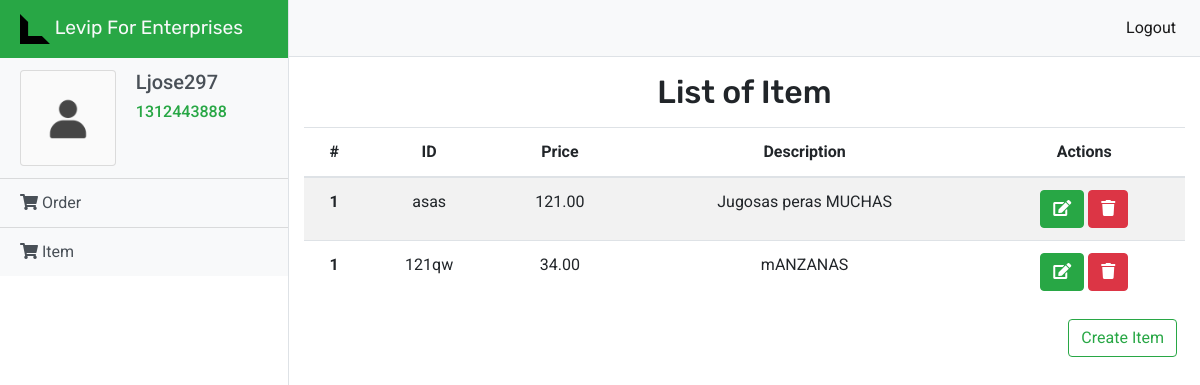
Page /levip/dashboard/item/ (signed in) on the committed database.
### Levip/models.py (models this page shows)
class Cliente(models.Model):
    CLIE_CEDULA = models.CharField(max_length = 10, primary_key=True, default=None)
    CLIE_USERNAME = models.CharField(max_length= 50, default=None)
    CLIE_NOMBRE = models.CharField(max_length=50, default=None)
    CLIE_APELLIDO = models.CharField(max_length=50, default=None)
    CLIE_EMAIL = models.CharField(max_length=50, default=None)
    CLIE_PASSWORD = models.TextField(default=None)

class Item(models.Model):
    IT_ID = models.CharField(max_length = 5, primary_key=True)
    IT_NOMBRE =  models.CharField(max_length=50, default=None)
    IT_DESCRIPCION =  models.TextField(default=None)
    IT_PRECIO = models.DecimalField(max_digits=10, decimal_places=2, default=None)

### Levip/views.py (the view)
def itemPage(request):
    try:
        request.session['user']
        return render(request, 'item.html', {'user': Cliente.objects.get(pk=request.session['user']), 'items': Item.objects.all()})
    except:
        return redirect('/levip/signin')

### Levip/templates/item.html (shortened to what this page needs)
{% extends 'index.html' %}
{% block content %}
{% load static %}
{% load fontawesome_5 %}
{% fontawesome_5_static %}
<div class="d-flex" id="wrapper">
    <div class=" border-right" id="sidebar-wrapper">
      <div class=" marca sidebar-heading text-light bg-success">
          <img src="{% static "img/levip_icon.svg" %}" width="30" height="30" class="d-inline-block align-top" alt="" loading="lazy">
         Levip For Enterprises</div>
      <div class="list-group list-group-flush">
        <div class="list-group-item list-group-item-action bg-light">
            <div class="row justify-content-md-center">
                <div class="col-md-5">
                    <div class="card" style="width: 6rem; height: 6rem; background: #fafafa;">
                        <div class="card-body">
                            <img src="{% static "/img/user.png" %}" width="100"  class="card-img-top" alt="User">
                        </div>
                      </div>
                </div>
                <div class="col-md-7">
                    <h5 class="text-capitalize">{{user.CLIE_USERNAME}} </h5>
                      <h6 class="text-capitalize text-success">{{user.CLIE_CEDULA}}</h6>
                </div>
            </div>
        </div>
        <a href="/levip/dashboard/pedido" class="list-group-item list-group-item-action bg-light"><i class="fas fa-shopping-cart"></i> Order</a>
        <a href="/levip/dashboard/item" class="list-group-item list-group-item-action bg-light"><i class="fas fa-shopping-cart"></i> Item</a>
      </div>
    </div>
    <div id="page-content-wrapper">
      <nav class="navbar navbar-expand-lg navbar-light bg-light border-bottom">
        <div class="collapse navbar-collapse" id="navbarSupportedContent">
          <ul class="navbar-nav ml-auto mt-2 mt-lg-0">
            <li class="nav-item active">
              <a class="nav-link" href="/levip/logout">Logout <span class="sr-only">(current)</span></a>
            </li>
          </ul>
        </div>
      </nav>
      <div class="container-fluid">
        <div class="row justify-content-md-center">
          {% if items%}
          <div class="col-md text-center">
          <h2 class="marca m-3">List of Item</h2>
            <table class="table table-striped">
              <thead>
                <tr>
                  <th scope="col">#</th>
                  <th scope="col">ID</th>
                  <th scope="col">Price</th>
                  <th scope="col">Description</th>
                  <th scope="col">Actions</th>
                </tr>
              </thead>
              <tbody>
                {% for item in items %}
                <tr>
                  <th scope="row">1</th>
                  <td>{{item.IT_ID}}</td>
                  <td>{{item.IT_PRECIO}}</td>
                  <td>{{item.IT_DESCRIPCION}}</td>
                  <td>
                    <a class="btn btn-success text-capitalize" href="/levip/dashboard/editItemView/{{item.IT_ID}}" role="button"><i class="fas fa-edit"></i></a>
                    <a class="btn btn-danger text-capitalize" href="/levip/dashboard/deleteItem/{{item.IT_ID}}" role="button"><i class="fas fa-trash"></i></a>
                  </td>
                </tr>
                {% endfor %}
              </tbody>
            </table>
            <div class="text-right m-2">
              <a class="btn btn-outline-success text-capitalize" href="/levip/dashboard/createItemView" role="button">Create item</a>
            </div>
          </div>
          {% endif %}
        </div>
      </div>
    </div>
  </div>
{% endblock %}

### Levip/static/css/main.css (style rules this page uses)
body { font-family: 'Roboto', sans-serif; }
.marca { font-family: 'Rubik', sans-serif; }
#wrapper { overflow-x: hidden; }
#sidebar-wrapper { min-height: 100vh; margin-left: -15rem; -webkit-transition: margin .25s ease-out; -moz-transition: margin .25s ease-out; -o-transition: margin .25s ease-out; transition: margin .25s ease-out; }
#sidebar-wrapper .sidebar-heading { padding: 0.875rem 1.25rem; font-size: 1.2rem; }
#sidebar-wrapper .list-group { width: 18rem; }
#page-content-wrapper { min-width: 100vw; }
@media (min-width: 768px) { #sidebar-wrapper { margin-left: 0; } }
@media (min-width: 768px) { #page-content-wrapper { min-width: 0; width: 100%; } }

### rows in the picture
Cliente: CLIE_USERNAME "Ljose297", CLIE_CEDULA "1312443888"
Item: IT_ID "asas", IT_PRECIO "121.00", IT_DESCRIPCION "Jugosas peras MUCHAS"
Item: IT_ID "121qw", IT_PRECIO "34.00", IT_DESCRIPCION "mANZANAS"
